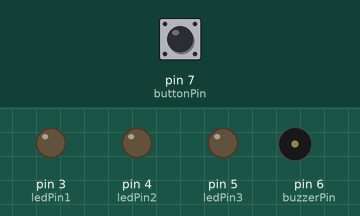
The sketch below on a simulated Arduino Uno, built with avr-gcc and run on an emulated ATmega328P. Shown: output pins drawn as LEDs (lit = HIGH), buzzer (waves = sounding). Dashed ring = blinking. Inputs (shaded band) come from the test bench; at power-on: pin 7 (buttonPin) HIGH.

Above: at 1.2 s.
1.3 s: pin 7 (buttonPin) pulled LOW for 0.15 s
At 2.0 s:
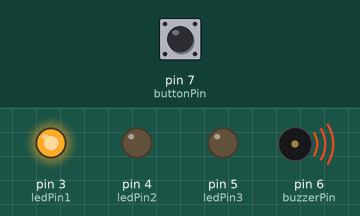
4.4 s: pin 7 (buttonPin) pulled LOW for 3.2 s
At 4.8 s:
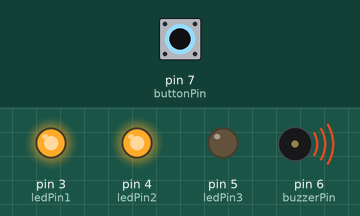
9.1 s: pin 7 (buttonPin) pulled LOW for 1 s
At 10.8 s:
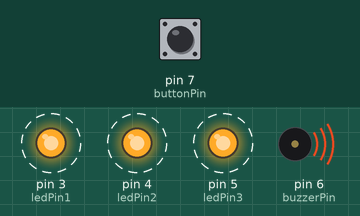
Timing chart, 0 to 19.0 s (numbered marks = the images above; inputs shaded):
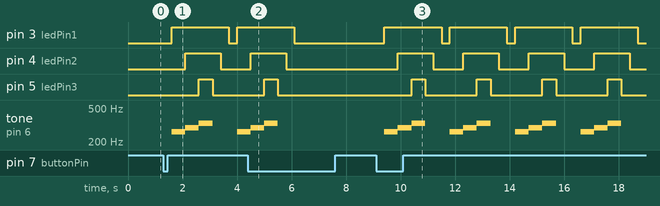

The sketch:

LED_AND_BUZZ_with_Button.ino
```cpp
const int ledPin1 = 3;
const int ledPin2 = 4;
const int ledPin3 = 5;
const int buzzerPin = 6;
const int buttonPin = 7;

bool isRunning = false;
bool lastButtonState = HIGH;

void setup() {
  pinMode(ledPin1, OUTPUT);
  pinMode(ledPin2, OUTPUT);
  pinMode(ledPin3, OUTPUT);
  pinMode(buzzerPin, OUTPUT);
  pinMode(buttonPin, INPUT_PULLUP);
}

void loop() {
  bool buttonState = digitalRead(buttonPin);

  // 偵測按鈕從 HIGH → LOW（按下）
  if (lastButtonState == HIGH && buttonState == LOW) {
    isRunning = !isRunning;  // 切換狀態
    if (!isRunning) {
      ChangeAllLedStatus(LOW);
      noTone(buzzerPin);
    }
    delay(300);  // 去彈跳延遲
  }

  lastButtonState = buttonState;

  if (isRunning) {
    WaveLED();
  }
}

void WaveLED() {
  ChangeAllLedStatus(LOW);

  digitalWrite(ledPin1, HIGH);
  tone(buzzerPin, 262);  // Do
  delay(500);
  noTone(buzzerPin);

  digitalWrite(ledPin2, HIGH);
  tone(buzzerPin, 294);  // Re
  delay(500);
  noTone(buzzerPin);

  digitalWrite(ledPin3, HIGH);
  tone(buzzerPin, 330);  // Mi
  delay(500);
  noTone(buzzerPin);

  digitalWrite(ledPin3, LOW);
  delay(300);
  digitalWrite(ledPin2, LOW);
  delay(300);
  digitalWrite(ledPin1, LOW);
  delay(300);
}

void ChangeAllLedStatus(int status) {
  digitalWrite(ledPin1, status);
  digitalWrite(ledPin2, status);
  digitalWrite(ledPin3, status);
}
```

Measured:
- after the input at 1.3 s, pin 3 (ledPin1): LOW → HIGH after 0.30 s, → LOW 2.1 s later, → HIGH 0.30 s later; pin 4 (ledPin2): LOW → HIGH after 0.80 s, → LOW 1.3 s later
- after the input at 4.4 s, pin 3 (ledPin1): goes on until 6.1 s, then stays LOW; pin 4 (ledPin2): goes on until 5.8 s, then stays LOW; pin 5 (ledPin3): goes on until 5.5 s, then stays LOW; tone on pin 6 (buzzerPin): goes on until 5.5 s, then stays silent
- after the input at 9.1 s, pin 3 (ledPin1): alternates HIGH for 2.1 s and LOW for 0.30 s, starting after 0.30 s; pin 4 (ledPin2): alternates HIGH for 1.3 s and LOW for 1.1 s, starting after 0.80 s
